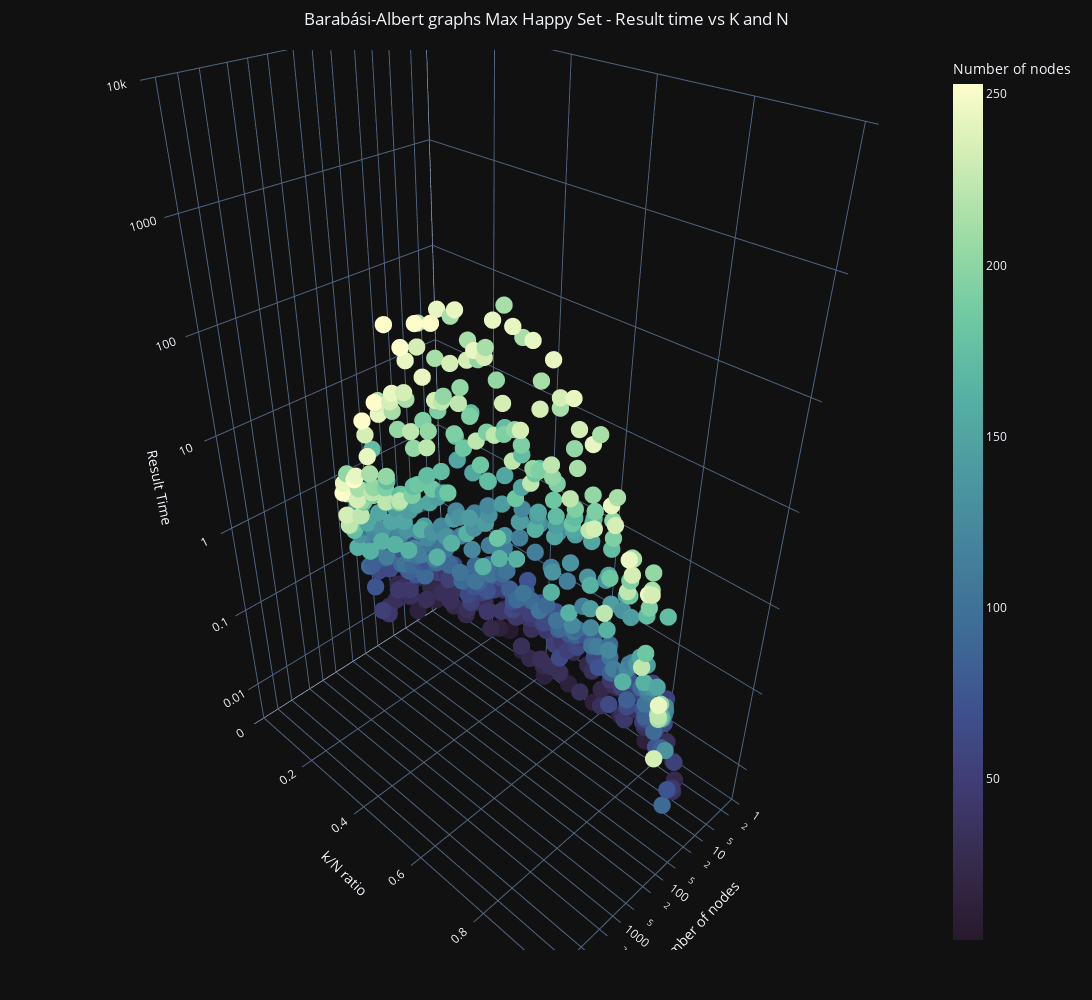

Notebook code cell kept with this figure:
### Code cell
GraphsResults9p10()

### Figure 1 — Plotly figure (JSON) as saved in the notebook; plotly's stock layout.template omitted (floating-point values rounded to 4 significant figures; data arrays with more than 128 entries replaced by an {"elided": "..."} marker saying what was removed)
{"data": [{"hovertemplate": "Number of nodes=%{marker.color}<br>k/N ratio=%{y}<br>Result Time=%{z}<extra></extra>", "legendgroup": "", "marker": {"color": {"elided": "519 int values"}, "coloraxis": "coloraxis", "size": 6, "symbol": "circle"}, "mode": "markers", "name": "", "scene": "scene", "showlegend": false, "type": "scatter3d", "x": {"elided": "519 int values"}, "y": {"elided": "519 float values"}, "z": {"elided": "519 float values"}}], "layout": {"coloraxis": {"colorbar": {"title": {"text": "Number of nodes"}}, "colorscale": [[0, "rgb(39, 26, 44)"], [0.09091, "rgb(54, 43, 77)"], [0.1818, "rgb(64, 60, 115)"], [0.2727, "rgb(62, 82, 143)"], [0.3636, "rgb(62, 108, 150)"], [0.4545, "rgb(68, 130, 155)"], [0.5455, "rgb(76, 153, 160)"], [0.6364, "rgb(86, 177, 163)"], [0.7273, "rgb(111, 201, 163)"], [0.8182, "rgb(156, 219, 165)"], [0.9091, "rgb(206, 236, 179)"], [1, "rgb(253, 253, 204)"]]}, "height": 1000, "hovermode": "closest", "legend": {"borderwidth": 1, "title": {"font": {"size": 12}, "text": "k/N Ratio"}, "tracegroupgap": 0, "x": 1, "y": 1}, "margin": {"b": 50, "l": 50, "r": 50, "t": 50}, "scene": {"domain": {"x": [0, 1], "y": [0, 1]}, "xaxis": {"range": [0, 4.5], "title": {"text": "Number of nodes"}, "type": "log"}, "yaxis": {"title": {"text": "k/N ratio"}, "type": "linear"}, "zaxis": {"range": [-2.5, 4], "title": {"text": "Result Time"}, "type": "log"}}, "title": {"text": "Barabási-Albert graphs Max Happy Set - Result time vs K and N", "x": 0.5, "xanchor": "center"}, "width": 1200}}
